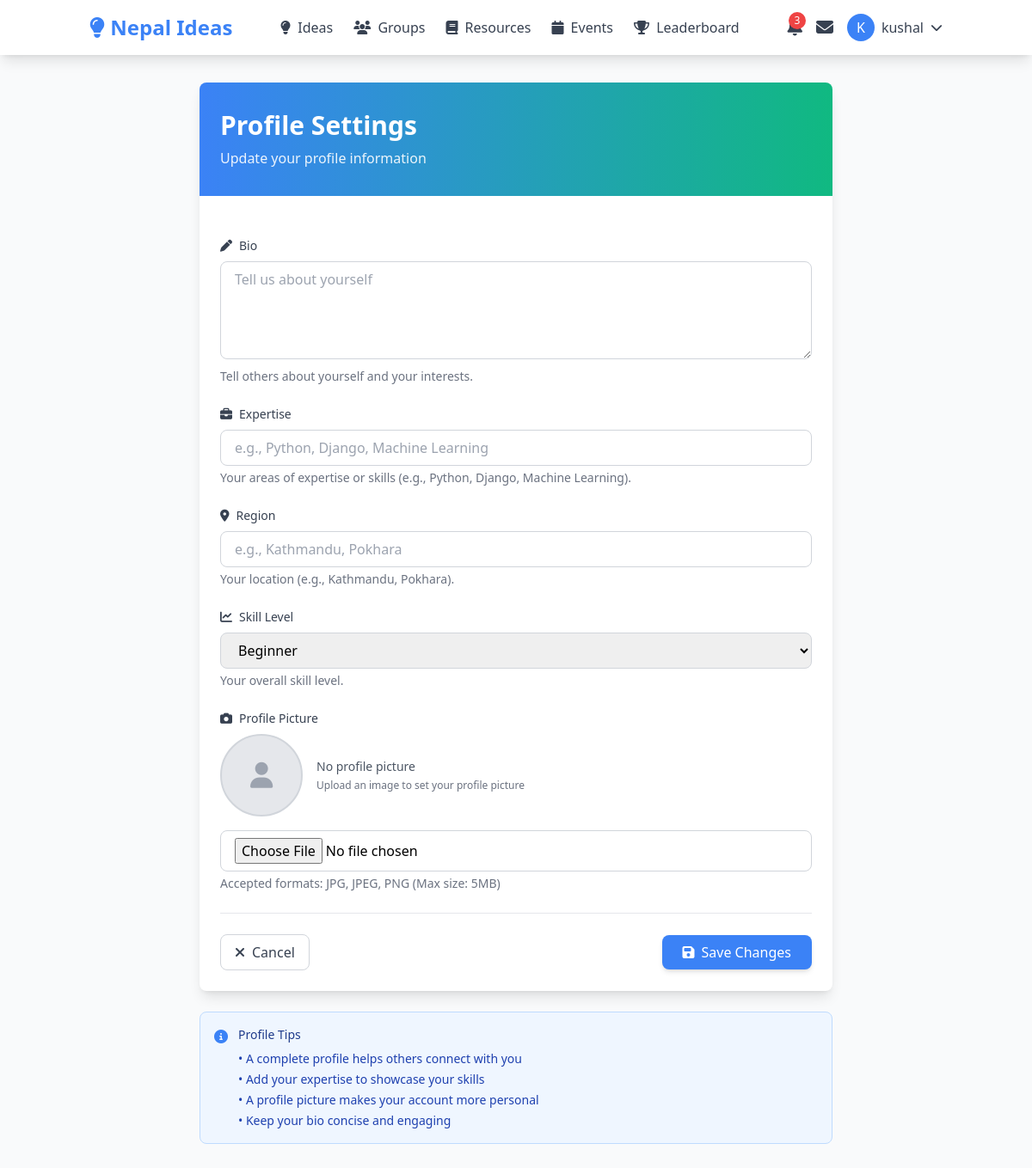
Page /users/settings/ (signed in) on the committed database.
### users/models.py (models this page shows, shortened)
class User(AbstractUser):
    ROLE_CHOICES = [
        ('innovator', 'Innovator'),
        ('educator', 'Educator'),
        ('student', 'Student'),
        ('moderator', 'Moderator'),
        ('admin', 'Admin'),
    ]
    role = models.CharField(max_length=20, choices=ROLE_CHOICES, default='student')
    bio = models.TextField(blank=True, null=True)
    expertise = models.CharField(max_length=255, blank=True, null=True)
    profile_picture = models.ImageField(
        upload_to='profile_pics/',
        blank=True,
        null=True,
        validators=[FileExtensionValidator(allowed_extensions=['jpg', 'jpeg', 'png'])]
    )
    region = models.CharField(max_length=100, blank=True, null=True)
    skill_level = models.CharField(
        max_length=50,
        choices=[
            ('beginner', 'Beginner'),
            ('intermediate', 'Intermediate'),
            ('advanced', 'Advanced'),
            ('expert', 'Expert'),
        ],
        default='beginner'
    )
    followers = models.ManyToManyField(
        'self',
        symmetrical=False,
        related_name='following',
        blank=True
    )
    created_at = models.DateTimeField(auto_now_add=True)
    updated_at = models.DateTimeField(auto_now=True)
    class Meta:
        ordering = ['-created_at']

### users/views.py (the view)
# urls.py: path('settings/', views.settings, name='settings'),
@login_required
def settings(request):
    if request.method == 'POST':
        form = ProfileSettingsForm(request.POST, request.FILES, instance=request.user)
        if form.is_valid():
            try:
                form.save()
                messages.success(request, 'Your profile has been updated successfully!')
                return redirect('users:profile', username=request.user.username)
            except Exception as e:
                messages.error(request, f'Error updating profile: {str(e)}')
        else:
            for field, errors in form.errors.items():
                for error in errors:
                    messages.error(request, f'{field.capitalize()}: {error}')
    else:
        form = ProfileSettingsForm(instance=request.user)
    return render(request, 'users/settings.html', {'form': form})

### templates/users/settings.html (shortened to what this page needs)
{% extends 'base.html' %}
{% load static %}
{% block content %}
<div class="container mx-auto px-4 py-8 max-w-3xl">
    <div class="bg-white rounded-lg shadow-lg overflow-hidden">
        <div class="bg-gradient-to-r from-primary to-secondary px-6 py-8">
            <h1 class="text-3xl font-bold text-white">Profile Settings</h1>
            <p class="text-white/90 mt-2">Update your profile information</p>
        </div>
        <div class="p-6">
            <form method="post" enctype="multipart/form-data" class="space-y-6">
                <div>
                    <label for="id_bio" class="block text-sm font-medium text-gray-700 mb-2">
                        <i class="fas fa-pen mr-2"></i>Bio
                    </label>
                    {{ form.bio }}
                    <p class="mt-1 text-sm text-gray-500">Tell others about yourself and your interests.</p>
                </div>
                <div>
                    <label for="id_expertise" class="block text-sm font-medium text-gray-700 mb-2">
                        <i class="fas fa-briefcase mr-2"></i>Expertise
                    </label>
                    {{ form.expertise }}
                    <p class="mt-1 text-sm text-gray-500">Your areas of expertise or skills (e.g., Python, Django, Machine Learning).</p>
                </div>
                <div>
                    <label for="id_region" class="block text-sm font-medium text-gray-700 mb-2">
                        <i class="fas fa-map-marker-alt mr-2"></i>Region
                    </label>
                    {{ form.region }}
                    <p class="mt-1 text-sm text-gray-500">Your location (e.g., Kathmandu, Pokhara).</p>
                </div>
                <div>
                    <label for="id_skill_level" class="block text-sm font-medium text-gray-700 mb-2">
                        <i class="fas fa-chart-line mr-2"></i>Skill Level
                    </label>
                    {{ form.skill_level }}
                    <p class="mt-1 text-sm text-gray-500">Your overall skill level.</p>
                </div>
                <div>
                    <label for="id_profile_picture" class="block text-sm font-medium text-gray-700 mb-2">
                        <i class="fas fa-camera mr-2"></i>Profile Picture
                    </label>
                    {% if user.profile_picture %}
                    <div class="mb-4 flex items-center gap-4">
                        <img src="{{ user.profile_picture.url }}" alt="Current profile picture"
                             class="w-24 h-24 rounded-full object-cover border-2 border-gray-300">
                        <div>
                            <p class="text-sm text-gray-600">Current profile picture</p>
                            <p class="text-xs text-gray-500 mt-1">Upload a new image to replace it</p>
                        </div>
                    </div>
                    {% else %}
                    <div class="mb-4 flex items-center gap-4">
                        <div class="w-24 h-24 rounded-full bg-gray-200 flex items-center justify-center border-2 border-gray-300">
                            <i class="fas fa-user text-3xl text-gray-400"></i>
                        </div>
                        <div>
                            <p class="text-sm text-gray-600">No profile picture</p>
                            <p class="text-xs text-gray-500 mt-1">Upload an image to set your profile picture</p>
                        </div>
                    </div>
                    {% endif %}
                    {{ form.profile_picture }}
                    <p class="mt-1 text-sm text-gray-500">Accepted formats: JPG, JPEG, PNG (Max size: 5MB)</p>
                </div>
                <div class="flex items-center justify-between pt-6 border-t">
                    <a href="{% url 'users:profile' username=user.username %}"
                       class="inline-flex items-center px-4 py-2 border border-gray-300 text-gray-700 rounded-lg hover:bg-gray-50 transition">
                        <i class="fas fa-times mr-2"></i>Cancel
                    </a>
                    <button type="submit"
                            class="inline-flex items-center px-6 py-2 bg-primary text-white rounded-lg hover:bg-blue-600 transition shadow-md hover:shadow-lg">
                        <i class="fas fa-save mr-2"></i>Save Changes
                    </button>
                </div>
            </form>
        </div>
    </div>
    <div class="mt-6 bg-blue-50 border border-blue-200 rounded-lg p-4">
        <div class="flex items-start">
            <i class="fas fa-info-circle text-blue-500 mt-1 mr-3"></i>
            <div>
                <h3 class="text-sm font-medium text-blue-900">Profile Tips</h3>
                <ul class="mt-2 text-sm text-blue-800 space-y-1">
                    <li>• A complete profile helps others connect with you</li>
                    <li>• Add your expertise to showcase your skills</li>
                    <li>• A profile picture makes your account more personal</li>
                    <li>• Keep your bio concise and engaging</li>
                </ul>
            </div>
        </div>
    </div>
</div>
{% endblock %}

### templates/partials/navbar.html (shortened to what this page needs)
{% load static %}
<nav class="bg-white shadow-lg">
    <div class="container mx-auto px-4">
        <div class="flex justify-between items-center py-4">
            <div class="flex items-center space-x-4">
                <a href="{% url 'home' %}" class="text-2xl font-bold text-primary">
                    <i class="fas fa-lightbulb"></i> Nepal Ideas
                </a>
            </div>
            <div class="hidden md:flex items-center space-x-6">
                <a href="{% url 'ideas:list' %}" class="text-gray-700 hover:text-primary transition">
                    <i class="fas fa-lightbulb mr-1"></i> Ideas
                </a>
                <a href="{% url 'groups:list' %}" class="text-gray-700 hover:text-primary transition">
                    <i class="fas fa-users mr-1"></i> Groups
                </a>
                <a href="{% url 'resources:list' %}" class="text-gray-700 hover:text-primary transition">
                    <i class="fas fa-book mr-1"></i> Resources
                </a>
                <a href="{% url 'events:list' %}" class="text-gray-700 hover:text-primary transition">
                    <i class="fas fa-calendar mr-1"></i> Events
                </a>
                <a href="{% url 'gamification:leaderboard' %}" class="text-gray-700 hover:text-primary transition">
                    <i class="fas fa-trophy mr-1"></i> Leaderboard
                </a>
            </div>
            <div class="flex items-center space-x-4">
                {% if user.is_authenticated %}
                    <a href="{% url 'notifications:list' %}" class="text-gray-700 hover:text-primary transition relative">
                        <span class="absolute -top-1 -right-1 bg-red-500 text-white text-xs rounded-full h-5 w-5 flex items-center justify-center">3</span>
                    </a>
                    <a href="{% url 'messaging:inbox' %}" class="text-gray-700 hover:text-primary transition">
                        <i class="fas fa-envelope text-xl"></i>
                    </a>
                    <div class="relative group">
                        <button class="flex items-center space-x-2 text-gray-700 hover:text-primary transition">
                            {% if user.profile_picture %}
                                <img src="{{ user.profile_picture.url }}" alt="{{ user.username }}" class="w-8 h-8 rounded-full">
                            {% else %}
                                <div class="w-8 h-8 rounded-full bg-primary text-white flex items-center justify-center">
                                    {{ user.username|first|upper }}
                                </div>
                            {% endif %}
                            <span>{{ user.username }}</span>
                            <i class="fas fa-chevron-down text-sm"></i>
                        </button>
                    </div>
                {% else %}
                    <a href="{% url 'users:login' %}" class="text-gray-700 hover:text-primary transition">Login</a>
                    <a href="{% url 'users:register' %}" class="bg-primary text-white px-4 py-2 rounded-md hover:bg-blue-600 transition">
                        Sign Up
                    </a>
                {% endif %}
            </div>
        </div>
    </div>
</nav>

### rows in the picture
User: username|first "K", username "kushal", skill_level "Beginner"
